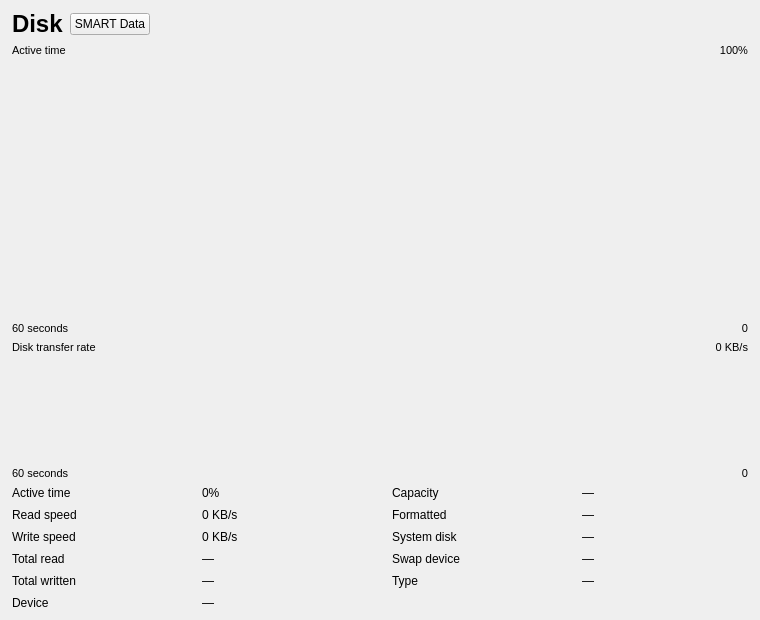
<?xml version="1.0" encoding="UTF-8"?>
<ui version="4.0">
 <class>DiskDetailWidget</class>
 <widget class="QWidget" name="DiskDetailWidget">
  <property name="geometry">
   <rect><x>0</x><y>0</y><width>760</width><height>620</height></rect>
  </property>
  <layout class="QVBoxLayout" name="verticalLayout" stretch="0,0,5,0,0,2,0,0">
   <property name="leftMargin"><number>12</number></property>
   <property name="topMargin"><number>10</number></property>
   <property name="rightMargin"><number>12</number></property>
   <property name="bottomMargin"><number>10</number></property>
   <property name="spacing"><number>6</number></property>

   <item>
    <layout class="QHBoxLayout" name="headerLayout">
     <item>
      <widget class="QLabel" name="titleLabel">
       <property name="text"><string>Disk</string></property>
       <property name="styleSheet"><string>font-size: 18pt; font-weight: bold;</string></property>
      </widget>
     </item>
     <item>
      <widget class="QPushButton" name="smartButton">
       <property name="text"><string>SMART Data</string></property>
       <property name="toolTip"><string>View S.M.A.R.T. health and diagnostic attributes for this drive</string></property>
      </widget>
     </item>
     <item>
      <spacer>
       <property name="orientation"><enum>Qt::Horizontal</enum></property>
       <property name="sizeHint" stdset="0"><size><width>40</width><height>0</height></size></property>
      </spacer>
     </item>
     <item>
      <widget class="QLabel" name="modelLabel">
       <property name="text"><string></string></property>
       <property name="alignment"><set>Qt::AlignRight|Qt::AlignVCenter</set></property>
       <property name="styleSheet"><string>font-size: 12pt;</string></property>
      </widget>
     </item>
    </layout>
   </item>

   <item>
    <layout class="QHBoxLayout" name="activeLabelLayout">
     <item>
      <widget class="QLabel" name="activeGraphLabel">
       <property name="text"><string>Active time</string></property>
       <property name="styleSheet"><string>font-size: 8pt;</string></property>
      </widget>
     </item>
     <item>
      <spacer>
       <property name="orientation"><enum>Qt::Horizontal</enum></property>
       <property name="sizeHint" stdset="0"><size><width>40</width><height>0</height></size></property>
      </spacer>
     </item>
     <item>
      <widget class="QLabel" name="activeGraphMaxLabel">
       <property name="text"><string>100%</string></property>
       <property name="alignment"><set>Qt::AlignRight|Qt::AlignVCenter</set></property>
       <property name="styleSheet"><string>font-size: 8pt;</string></property>
      </widget>
     </item>
    </layout>
   </item>

   <item>
    <widget class="Perf::GraphWidget" name="activeGraphWidget">
     <property name="minimumHeight"><number>35</number></property>
     <property name="sizePolicy">
      <sizepolicy hsizetype="Expanding" vsizetype="Expanding">
       <horstretch>0</horstretch>
       <verstretch>1</verstretch>
      </sizepolicy>
     </property>
    </widget>
   </item>

   <item>
    <layout class="QHBoxLayout" name="activeTimeAxisLayout">
     <item>
      <widget class="QLabel" name="activeTimeLeftLabel">
       <property name="text"><string>60 seconds</string></property>
       <property name="styleSheet"><string>font-size: 8pt;</string></property>
      </widget>
     </item>
     <item>
      <spacer>
       <property name="orientation"><enum>Qt::Horizontal</enum></property>
       <property name="sizeHint" stdset="0"><size><width>40</width><height>0</height></size></property>
      </spacer>
     </item>
     <item>
      <widget class="QLabel" name="activeTimeRightLabel">
       <property name="text"><string>0</string></property>
       <property name="alignment"><set>Qt::AlignRight|Qt::AlignVCenter</set></property>
       <property name="styleSheet"><string>font-size: 8pt;</string></property>
      </widget>
     </item>
    </layout>
   </item>

   <item>
    <layout class="QHBoxLayout" name="transferLabelLayout">
     <item>
      <widget class="QLabel" name="transferGraphLabel">
       <property name="text"><string>Disk transfer rate</string></property>
       <property name="styleSheet"><string>font-size: 8pt;</string></property>
      </widget>
     </item>
     <item>
      <spacer>
       <property name="orientation"><enum>Qt::Horizontal</enum></property>
       <property name="sizeHint" stdset="0"><size><width>40</width><height>0</height></size></property>
      </spacer>
     </item>
     <item>
      <widget class="QLabel" name="transferGraphMaxLabel">
       <property name="text"><string>0 KB/s</string></property>
       <property name="alignment"><set>Qt::AlignRight|Qt::AlignVCenter</set></property>
       <property name="styleSheet"><string>font-size: 8pt;</string></property>
      </widget>
     </item>
    </layout>
   </item>

   <item>
    <widget class="Perf::GraphWidget" name="transferGraphWidget">
     <property name="minimumHeight"><number>35</number></property>
    </widget>
   </item>

   <item>
    <layout class="QHBoxLayout" name="transferTimeAxisLayout">
     <item>
      <widget class="QLabel" name="transferTimeLeftLabel">
       <property name="text"><string>60 seconds</string></property>
       <property name="styleSheet"><string>font-size: 8pt;</string></property>
      </widget>
     </item>
     <item>
      <spacer>
       <property name="orientation"><enum>Qt::Horizontal</enum></property>
       <property name="sizeHint" stdset="0"><size><width>40</width><height>0</height></size></property>
      </spacer>
     </item>
     <item>
      <widget class="QLabel" name="transferTimeRightLabel">
       <property name="text"><string>0</string></property>
       <property name="alignment"><set>Qt::AlignRight|Qt::AlignVCenter</set></property>
       <property name="styleSheet"><string>font-size: 8pt;</string></property>
      </widget>
     </item>
    </layout>
   </item>

   <item>
    <layout class="QGridLayout" name="statsGrid">
     <property name="horizontalSpacing"><number>24</number></property>
     <property name="verticalSpacing"><number>8</number></property>

     <item row="0" column="0"><widget class="QLabel" name="activeLabel"><property name="text"><string>Active time</string></property><property name="styleSheet"><string></string></property></widget></item>
     <item row="0" column="1"><widget class="QLabel" name="activeValueLabel"><property name="text"><string>0%</string></property></widget></item>
     <item row="0" column="2"><widget class="QLabel" name="capacityLabel"><property name="text"><string>Capacity</string></property><property name="styleSheet"><string></string></property></widget></item>
     <item row="0" column="3"><widget class="QLabel" name="capacityValueLabel"><property name="text"><string>—</string></property></widget></item>

     <item row="1" column="0"><widget class="QLabel" name="readLabel"><property name="text"><string>Read speed</string></property><property name="styleSheet"><string></string></property></widget></item>
     <item row="1" column="1"><widget class="QLabel" name="readValueLabel"><property name="text"><string>0 KB/s</string></property></widget></item>
     <item row="1" column="2"><widget class="QLabel" name="formattedLabel"><property name="text"><string>Formatted</string></property><property name="styleSheet"><string></string></property></widget></item>
     <item row="1" column="3"><widget class="QLabel" name="formattedValueLabel"><property name="text"><string>—</string></property></widget></item>

     <item row="2" column="0"><widget class="QLabel" name="writeLabel"><property name="text"><string>Write speed</string></property><property name="styleSheet"><string></string></property></widget></item>
     <item row="2" column="1"><widget class="QLabel" name="writeValueLabel"><property name="text"><string>0 KB/s</string></property></widget></item>
     <item row="2" column="2"><widget class="QLabel" name="systemDiskLabel"><property name="text"><string>System disk</string></property><property name="styleSheet"><string></string></property></widget></item>
     <item row="2" column="3"><widget class="QLabel" name="systemDiskValueLabel"><property name="text"><string>—</string></property></widget></item>

     <item row="3" column="0"><widget class="QLabel" name="totalReadLabel"><property name="text"><string>Total read</string></property><property name="styleSheet"><string></string></property></widget></item>
     <item row="3" column="1"><widget class="QLabel" name="totalReadValueLabel"><property name="text"><string>—</string></property></widget></item>
     <item row="3" column="2"><widget class="QLabel" name="swapDeviceLabel"><property name="text"><string>Swap device</string></property><property name="styleSheet"><string></string></property></widget></item>
     <item row="3" column="3"><widget class="QLabel" name="swapDeviceValueLabel"><property name="text"><string>—</string></property></widget></item>

     <item row="4" column="0"><widget class="QLabel" name="totalWriteLabel"><property name="text"><string>Total written</string></property><property name="styleSheet"><string></string></property></widget></item>
     <item row="4" column="1"><widget class="QLabel" name="totalWriteValueLabel"><property name="text"><string>—</string></property></widget></item>
     <item row="4" column="2"><widget class="QLabel" name="typeLabel"><property name="text"><string>Type</string></property><property name="styleSheet"><string></string></property></widget></item>
     <item row="4" column="3"><widget class="QLabel" name="typeValueLabel"><property name="text"><string>—</string></property></widget></item>

     <item row="5" column="0"><widget class="QLabel" name="deviceLabel"><property name="text"><string>Device</string></property><property name="styleSheet"><string></string></property></widget></item>
     <item row="5" column="1"><widget class="QLabel" name="deviceValueLabel"><property name="text"><string>—</string></property></widget></item>
    </layout>
   </item>

  </layout>
 </widget>
 <customwidgets>
  <customwidget>
   <class>Perf::GraphWidget</class>
   <extends>QWidget</extends>
   <header>perf/graphwidget.h</header>
  </customwidget>
 </customwidgets>
 <resources/>
 <connections/>
</ui>
